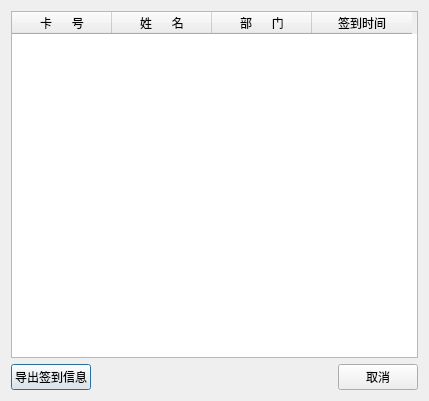
<?xml version="1.0" encoding="UTF-8"?>
<ui version="4.0">
 <class>Dialog</class>
 <widget class="QDialog" name="Dialog">
  <property name="geometry">
   <rect>
    <x>0</x>
    <y>0</y>
    <width>429</width>
    <height>401</height>
   </rect>
  </property>
  <property name="windowTitle">
   <string>Dialog</string>
  </property>
  <layout class="QVBoxLayout" name="verticalLayout">
   <item>
    <widget class="QTableWidget" name="tableWidget">
     <column>
      <property name="text">
       <string>卡      号</string>
      </property>
     </column>
     <column>
      <property name="text">
       <string>姓      名</string>
      </property>
     </column>
     <column>
      <property name="text">
       <string>部      门</string>
      </property>
     </column>
     <column>
      <property name="text">
       <string>签到时间</string>
      </property>
     </column>
    </widget>
   </item>
   <item>
    <layout class="QHBoxLayout" name="horizontalLayout">
     <item>
      <widget class="QPushButton" name="pushButton">
       <property name="text">
        <string>导出签到信息</string>
       </property>
      </widget>
     </item>
     <item>
      <spacer name="horizontalSpacer">
       <property name="orientation">
        <enum>Qt::Horizontal</enum>
       </property>
       <property name="sizeHint" stdset="0">
        <size>
         <width>40</width>
         <height>20</height>
        </size>
       </property>
      </spacer>
     </item>
     <item>
      <widget class="QPushButton" name="pushButton_2">
       <property name="text">
        <string>取消</string>
       </property>
      </widget>
     </item>
    </layout>
   </item>
  </layout>
 </widget>
 <resources/>
 <connections/>
</ui>
